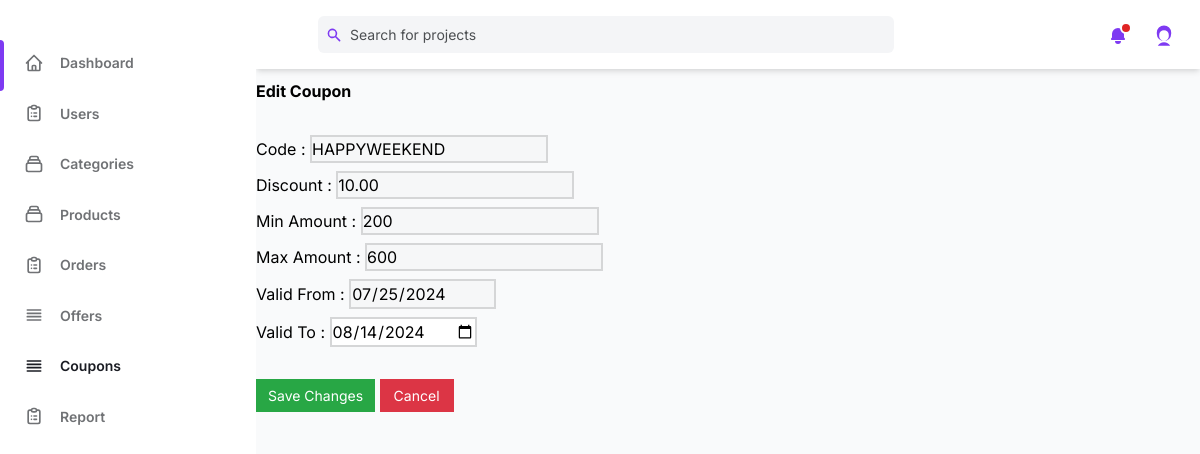
The page /edit_coupon/2/ (signed in) on the database as committed earlier.
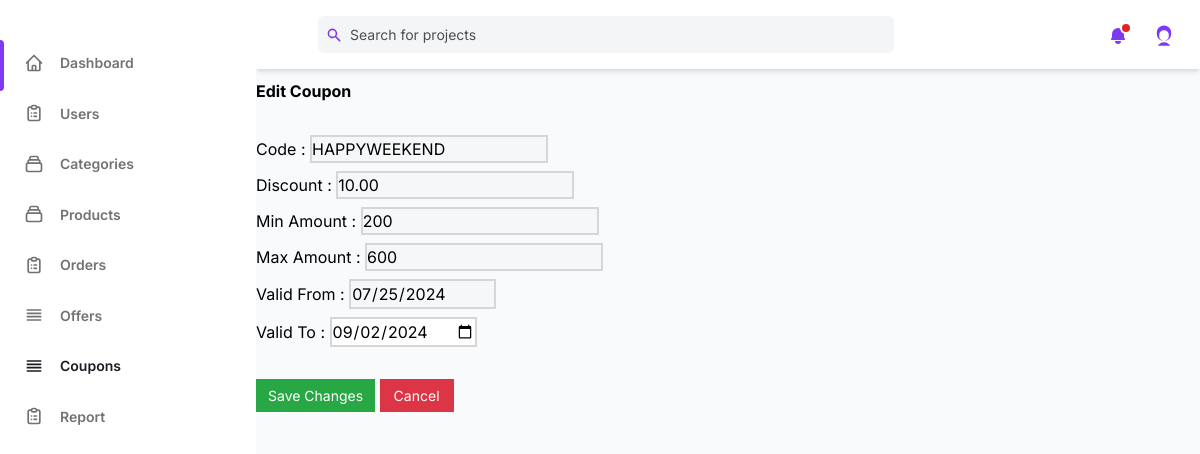
The same page on the database as committed later.
### shop_cart/models.py (models this page shows, shortened)
class Coupon(models.Model):
    code = models.CharField(max_length=50, unique=True)
    discount = models.DecimalField(max_digits=5, decimal_places=2)
    min_amount = models.PositiveIntegerField(default=100)
    max_amount = models.PositiveIntegerField(default=500)
    valid_from = models.DateTimeField()
    valid_to = models.DateTimeField()
    active = models.BooleanField(default=False)
    used = models.BooleanField(default=False)

### admin_dashboard/views.py (the view, shortened to what this page needs)
# urls.py: path('edit_coupon/<int:coupon_id>/', views.edit_coupon, name='edit_coupon'),
@never_cache
@login_required(login_url='/admin_login/')
@user_passes_test(is_user_superuser)
def edit_coupon(request, coupon_id):
    try:
        coupon = get_object_or_404(Coupon, id=coupon_id)
        return render(request, 'Admin side/edit_coupon.html', {'coupon': coupon})
    except Http404:
        messages.error(request,"Coupon not found")
        return redirect('admin_coupons')
    except Exception as e:
        messages.error(request, f"An unexpected error occurred: {str(e)}")
        return redirect('admin_coupons')

### admin_dashboard/views.py (called while the page is built)
def is_user_superuser(user):
    return user.is_superuser

### templates/Admin side/edit_coupon.html (shortened to what the changed rows need)
{%load static%}
<!DOCTYPE html>
<html :class="{ 'theme-dark': dark }" x-data="data()" lang="en">
<head>
    <link rel="stylesheet" href="{%static 'css/tailwind.output.css'%}" />
    <link rel="stylesheet" href="https://cdnjs.cloudflare.com/ajax/libs/Chart.js/2.9.3/Chart.min.css" />
    <link rel="stylesheet" href="{%static 'css/catstyles.css'%}">
    <link rel="stylesheet" href="https://cdnjs.cloudflare.com/ajax/libs/Jcrop/0.9.15/css/jquery.Jcrop.min.css">
</head>
<body>
    <div class="flex h-screen bg-gray-50 dark:bg-gray-900">
        <div class="flex flex-col flex-1 w-full">
            <main id="main" class="main">
                <section class="section">
                    <div class="row">
                        <div class="col-lg-12">
                            <div class="card">
                                <div class="card-body">
                                    <h1 class="card-title justify-center mb-2"><b>Edit Coupon</b></h1>
                                    <form method="post">
                                        <br>
                                        <div class="form-group">
                                            <label for="code">Code : </label>
                                            <input type="text" class="form-control border-2 mb-2" id="coupon_code" name="coupon_code" value="{{ coupon.code }}" {%if coupon.used %} disabled {% endif %} >
                                        </div>
                                        <div class="form-group">
                                            <label for="discount">Discount : </label>
                                            <input type="number" class="form-control border-2 mb-2" id="discount" name="discount" value="{{ coupon.discount }}" {%if coupon.used %} disabled {% endif %} >
                                        </div>
                                        <div class="form-group">
                                            <label for="min_amount">Min Amount : </label>
                                            <input type="number" class="form-control border-2 mb-2" id="min_amount" name="min_amount" value="{{ coupon.min_amount }}" {%if coupon.used %} disabled {% endif %} >
                                        </div>
                                        <div class="form-group">
                                            <label for="max_amount">Max Amount : </label>
                                            <input type="number" class="form-control border-2 mb-2" id="max_amount" name="max_amount" value="{{ coupon.max_amount }}" {%if coupon.used %} disabled {% endif %} >
                                        </div>
                                        <div class="form-group">
                                            <label for="valid_from">Valid From : </label>
                                            <input type="date" class="form-control border-2 mb-2" id="valid_from" name="valid_from" value="{{ coupon.valid_from|date:'Y-m-d' }}" {%if coupon.used %} disabled {% endif %} >
                                        </div>
                                        <div class="form-group">
                                            <label for="valid_to">Valid To : </label>
                                            <input type="date" class="form-control border-2 mb-2" id="valid_to" name="valid_to" value="{{ coupon.valid_to|date:'Y-m-d' }}">
                                        </div>
                                        <br>
                                    </form>
                                </div>
                            </div>
                        </div>
                    </div>
                </section>
            </main>
        </div>
    </div>
</body>
</html>

Rows that differ between the two databases and show on the page:
changed Coupon "HAPPYWEEKEND": valid_to "08/14/2024" → "09/02/2024"
